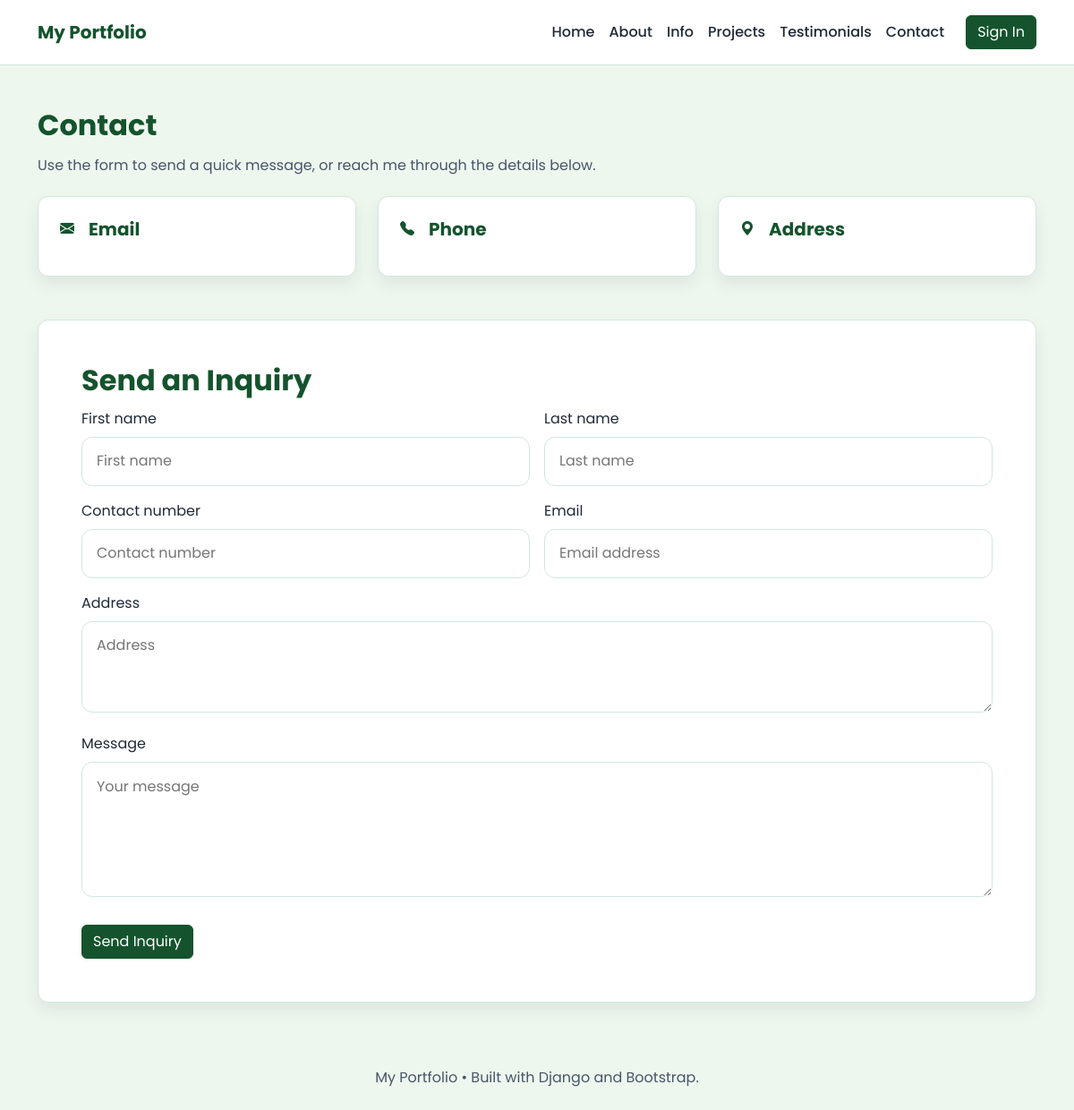
Before: /contacts/ with the older database file.
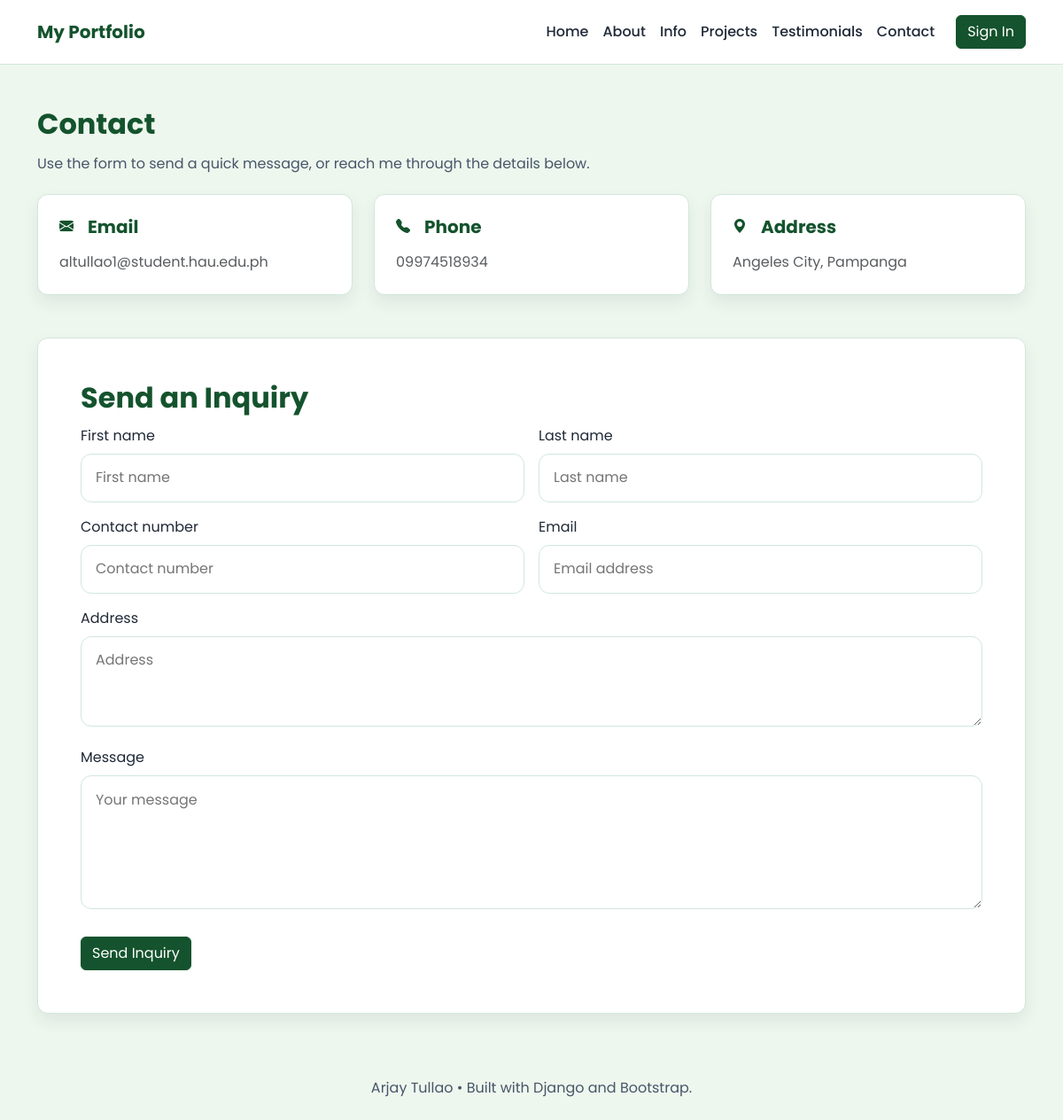
After: the same page with the newer database file.
### myproject/models.py (models this page shows, shortened)
class PersonalInformation(models.Model):
    first_name = models.CharField(max_length=100)
    middle_name = models.CharField(max_length=100, blank=True)
    last_name = models.CharField(max_length=100)
    summary = models.TextField()
    contact_number = models.CharField(max_length=20)
    email = models.EmailField()
    address = models.TextField()

### myproject/views.py (the view)
# urls.py: path('contacts/', views.contact_inquiry, name='contacts'),
def contact_inquiry(request):
    personal_info = PersonalInformation.objects.first()
    if request.method == 'POST':
        form = InquiryForm(request.POST)
        if form.is_valid():
            form.save()
            return redirect('contacts')
    else:
        form = InquiryForm()
    return render(request, 'contacts.html', {
        'personal_info': personal_info,
        'form': form,
    })

### myproject/forms.py
class InquiryForm(forms.ModelForm):
    class Meta:
        model = Inquiry
        fields = ['first_name', 'last_name', 'contact_number', 'email', 'address', 'message']
        widgets = {
            'first_name': forms.TextInput(attrs={'class': 'input-field', 'placeholder': 'First name'}),
            'last_name': forms.TextInput(attrs={'class': 'input-field', 'placeholder': 'Last name'}),
            'contact_number': forms.TextInput(attrs={'class': 'input-field', 'placeholder': 'Contact number'}),
            'email': forms.EmailInput(attrs={'class': 'input-field', 'placeholder': 'Email address'}),
            'address': forms.Textarea(attrs={'class': 'input-field', 'rows': 3, 'placeholder': 'Address'}),
            'message': forms.Textarea(attrs={'class': 'input-field', 'rows': 5, 'placeholder': 'Your message'}),
        }

### templates/contacts.html (shortened to what this page needs)
{% extends 'base.html' %}
{% block content %}
<section class="mb-5">
    <h2 class="section-title">Contact</h2>
    <p class="section-text">Use the form to send a quick message, or reach me through the details below.</p>
    <div class="row g-4">
        <div class="col-md-4">
            <div class="contact-card p-4 h-100">
                <div class="d-flex align-items-center mb-3">
                    <i class="bi bi-envelope-fill me-3" style="color: var(--primary-green);"></i>
                    <h5 class="contact-title mb-0">Email</h5>
                </div>
                <p class="mb-0 text-muted">{{ personal_info.email }}</p>
            </div>
        </div>
        <div class="col-md-4">
            <div class="contact-card p-4 h-100">
                <div class="d-flex align-items-center mb-3">
                    <i class="bi bi-telephone-fill me-3" style="color: var(--primary-green);"></i>
                    <h5 class="contact-title mb-0">Phone</h5>
                </div>
                <p class="mb-0 text-muted">{{ personal_info.contact_number }}</p>
            </div>
        </div>
        <div class="col-md-4">
            <div class="contact-card p-4 h-100">
                <div class="d-flex align-items-center mb-3">
                    <i class="bi bi-geo-alt-fill me-3" style="color: var(--primary-green);"></i>
                    <h5 class="contact-title mb-0">Address</h5>
                </div>
                <p class="mb-0 text-muted">{{ personal_info.address }}</p>
            </div>
        </div>
    </div>
</section>
<section class="card-custom p-4 p-md-5">
    <h3 class="section-title">Send an Inquiry</h3>
    <form method="post">
        <div class="row g-3">
            <div class="col-md-6">
                <label class="form-label">First name</label>
                {{ form.first_name }}
            </div>
            <div class="col-md-6">
                <label class="form-label">Last name</label>
                {{ form.last_name }}
            </div>
            <div class="col-md-6">
                <label class="form-label">Contact number</label>
                {{ form.contact_number }}
            </div>
            <div class="col-md-6">
                <label class="form-label">Email</label>
                {{ form.email }}
            </div>
            <div class="col-12">
                <label class="form-label">Address</label>
                {{ form.address }}
            </div>
            <div class="col-12">
                <label class="form-label">Message</label>
                {{ form.message }}
            </div>
        </div>
        <button class="btn btn-primary btn-primary-custom mt-4" type="submit">Send Inquiry</button>
    </form>
</section>
{% endblock %}

### templates/base.html (shortened to what this page needs)
<!DOCTYPE html>
<html lang="en">
<head>
    <link href="https://cdn.jsdelivr.net/npm/bootstrap@5.3.0/dist/css/bootstrap.min.css" rel="stylesheet">
    <link href="https://cdn.jsdelivr.net/npm/bootstrap-icons@1.10.5/font/bootstrap-icons.css" rel="stylesheet">
</head>
<body>
<nav class="navbar navbar-expand-lg">
    <div class="container">
        <a class="navbar-brand" href="{% url 'home' %}">My Portfolio</a>
        <div class="collapse navbar-collapse" id="navbarNav">
            <ul class="navbar-nav ms-auto align-items-center">
                <li class="nav-item"><a class="nav-link" href="{% url 'home' %}">Home</a></li>
                <li class="nav-item"><a class="nav-link" href="{% url 'about_me' %}">About</a></li>
                <li class="nav-item"><a class="nav-link" href="{% url 'personal_information' %}">Info</a></li>
                <li class="nav-item"><a class="nav-link" href="{% url 'projects' %}">Projects</a></li>
                <li class="nav-item"><a class="nav-link" href="{% url 'testimonials' %}">Testimonials</a></li>
                <li class="nav-item"><a class="nav-link" href="{% url 'contacts' %}">Contact</a></li>
                <li class="nav-item ms-lg-3">
                    <a class="btn btn-primary btn-primary-custom" href="{% url 'admin_login' %}">Sign In</a>
                </li>
            </ul>
        </div>
    </div>
</nav>
<main class="container py-5">
    {% block content %}{% endblock %}
</main>
<footer class="container text-center py-4">
    <p class="footer-note mb-0">{{ personal_info.first_name|default:'My' }} {{ personal_info.last_name|default:'Portfolio' }} &bull; Built with Django and Bootstrap.</p>
</footer>
</body>
</html>

Changed rows visible on the page:
added PersonalInformation: email "altullao1@student.hau.edu.ph", contact_number "09974518934", address "Angeles City, Pampanga", first_name "Arjay", last_name "Tullao"
Other visible differences:
{{ personal_info.first_name|default:'My' }}: "My" → (not shown)
{{ personal_info.last_name|default:'Portfolio' }}: "Portfolio" → (not shown)
